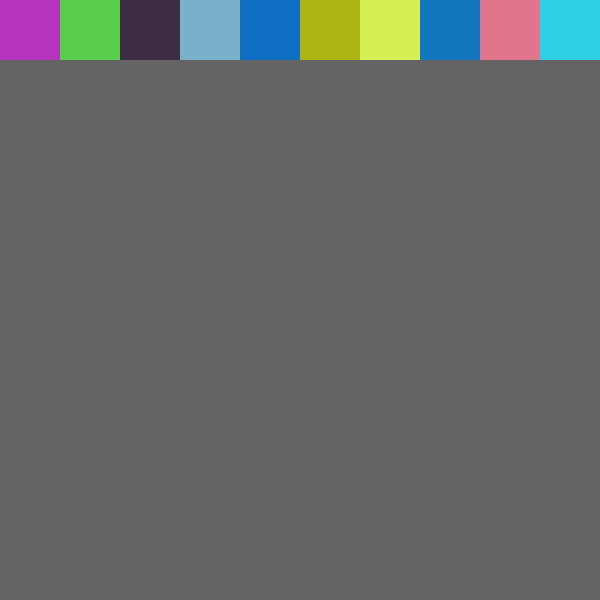
Frame 1 (no input)
Frame 60 (no input): identical to frame 1, image omitted
Frame 120 (the mouse pressed at the canvas centre since frame 60): identical to frame 1, image omitted

The p5.js sketch that drew this single still picture (run headless with seeded random() and noise() and a simulated clock; from frame 60 on, the mouse is pressed at the canvas centre):

// p5.js sketch
// ── sketch.js
// IMA NYU Shanghai
// MOQN
// Feb 9 2017

function setup() {
  createCanvas(600, 600);
  background(100);

  noStroke();
  let resolution = 60;
  for (let x = 0; x < width; x += resolution) {
    fill(random(255), random(255), random(255));
    rect(x, 0, resolution, resolution);
  }
}

function draw() {
  // nothing :D
}
